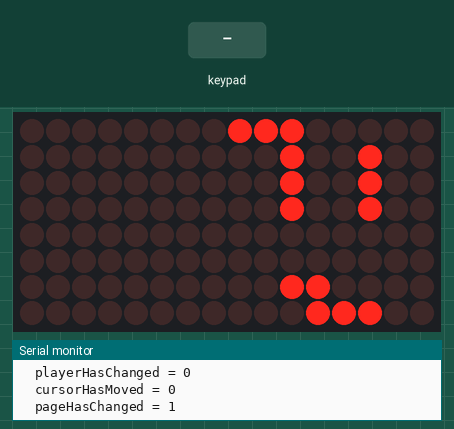
Recording of a sketch running on a simulated Arduino Uno, built with avr-gcc and run on an emulated ATmega328P. On the bench: 16×8 LED matrix, the last lines printed to the serial monitor. Wiring (inferred from the names in the program): 4×4 keypad with keys 1 2 3 A 4 5 6 B 7 8 9 C * 0 # D (labels assumed): rows pin 2, pin 3, pin 4, pin 5; columns pin 6, pin 7, pin 8, pin 9. The inputs (shaded band) are chosen by the test bench. Random numbers use the default seed unless the sketch sets one.

Above: at 1.23 s.
At 1.86 s:
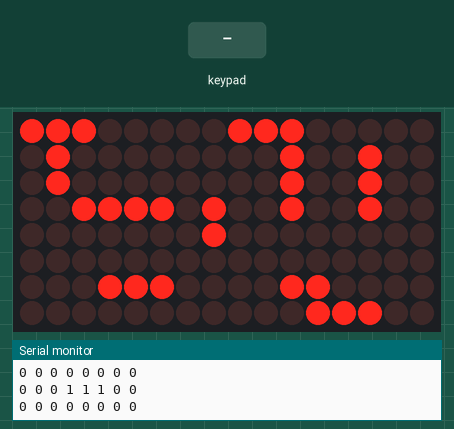
1.9 s: key '2' pressed
At 3.1 s:
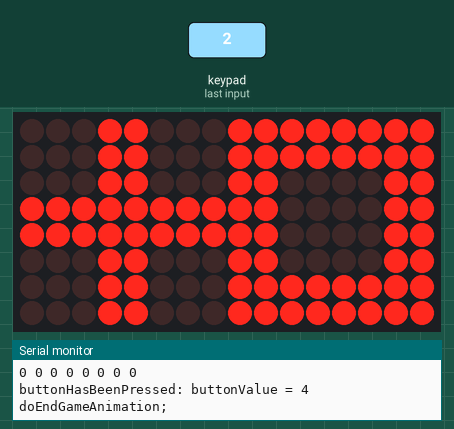
Timing chart, 0 to 4.9 s (numbered marks = the images above; inputs shaded):
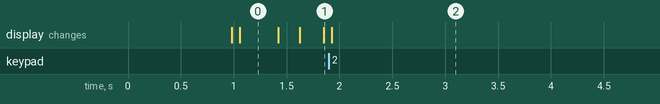

The sketch:

battleship3.ino
```cpp
/**
 *Matricile sunt compactate intr-o singura matrice, pentru
 *eficienta memoriei
 *  Un element din matrice are urmatoarea semnificatie
 *  [_,_,_,_,L2,L1,N2,N1] unde:
 *      N1 - pe aceasta pozitie, jucatorul 1 are nava
 *      L1 - pe aceasta pozitie, jucatorul 1 a lovit
 *      N2 - pe aceasta pozitie, jucatorul 2 are nava
 *      L2 - pe aceasta pozitie, jucatorul 2 a lovit
 *
 *
 **/
#include <LedControl.h>
LedControl lc = LedControl(12, 10, 11, 2);

//Method to generate ships for a single
void generateShipsForPlayer(byte mask);
//Method to generate ships at the start of the game
void generateShips();
//Method to start game
void startGame();
//Listen to key events
void listen();
//Setup the key event listener
void setupListener();
//Reads a column, return true if a button on that collons has been pressed
//Otherwise, returns false
bool readColumn(char columnNumber);
//Check enable one row to be checked for button presses
void scanRow(char rowNumber);
//Displays the matrix corresponding to <playerNumber/> on it's display
void displayView(byte playerNumber);
//Renders the ships for <playerNumber/> on it's display
void displayShips(byte playerNumber);
//Display the shots corresponding to <playerNumber/>
void displayPlayerShots(byte playerNumber);
//Display the hits corresponding to <playerNumber/>
void displayPlayerHits(byte playerNumber);
//Display  <playerNumber/> 's opponent shots
void displayOpponentShots(byte playerNumber);
//Generally displaying a view on a device
//Mask is used to retreive the wanted data from matrix
//For example: ships(P1 or P2), hits(P1 or P2),player shots, enemy shots
void displayMatrix(byte deviceId, byte mask);
//Does an animation: square for winner and cross for loser
void doEndGameAnimation();
//Called when an attack is initiated
void doAttack();

enum action
{
  enterAction = 0,
  moveCursorLeftAction = 3,
  moveCursorRightAction = 1,
  moveCursorDownAction = 2,
  moveCursorUpAction = 6,
  switchPageLeftAction = 7,
  switchPageRightAction = 5,
  retreatAction = 4
};
static const char row1 = 2;
static const char row2 = 3;
static const char row3 = 4;
static const char row4 = 5;
static const char colA = 6;
static const char colB = 7;
static const char colC = 8;
static const char colD = 9;

//Holds the data
byte matrix[8][8];
//Cursor position
byte cursorX;
byte cursorY;
//Cursor is visible only on some pages, depending on this field
byte cursorIsVisible;
//If cursor has moved, we will rerender the displays
bool cursorHasMoved;
byte currentPlayer;
//Holds the value of the button: 0-15
byte pressedButtonValue = -1;
//Used to check if any button has been pressed
byte noKey = 0;
bool readKey = false;
bool buttonPressed = false;
byte currentPageNumber[2]; // current page number for both players
byte cursorCount = -1;
bool pageHasChanged;
bool playerHasChanged;
byte endgame = 0;
byte playerHits[2];

void generateShipsForPlayer(byte mask)
{
  //Ships dimmensions
  byte ships[] = {4, 3, 3, 2, 2};
  Serial.print("\ngenerateShipsForPlayer: mask = ");
  Serial.println(mask);
  byte x = 0, y = 0, flag, j, orientation;
  //Iterate for each ship
  for (byte i = 0; i < 5; i++)
  {
    flag = 0;
    orientation = random() % 2; // 1 for horizontal, 0 for vertical
    if (orientation)
    {
      while (!flag)
      {
        //Start position for the ship
        x = random() % (8 - ships[i]);
        y = random() % 8;
        if (matrix[x][y] & mask)
          {
            /* (x,y) position for player already taken */
            continue;
          }
        else
        {
          /* fill the column*/
          char temp = x;
          flag = 1;
          for (j = 0; j < ships[i]; j++, temp++)
          {
            if (matrix[temp][y] & mask)
              {
                //position is taken
                flag = 0;
              }
          }
          if (!flag)
            {
              continue;
            }
          for (j = 0; j < ships[i]; j++, x++)
            {
              matrix[x][y] = matrix[x][y] | mask; //add 1 on the corresponding bit
            }
        }
      }
    }
    else
    {
      while (!flag)
      {
        x = random() % 8;
        y = random() % (8 - ships[i]);
        if (matrix[x][y] & mask)
            {
              Serial.print("*Position already taken");
              /* (x,y) position for player already taken */
              continue;
            }
        else
        {
          /* fill the row*/
          char temp = y;
          flag = 1;
          for (j = 0; j < ships[i]; j++, temp++)
          {
            if (matrix[x][temp] & mask)
              {
                flag = 0;
              }
          }
          if (!flag)
            {
              continue;
            }
          for (j = 0; j < ships[i]; j++, y++)
            {
              matrix[x][y] = matrix[x][y] | mask;
            }
        }
      }
    }
  }
  byte i;
  Serial.println("\tMatrix = "); //Print the matrix on serial
  for(i = 0; i < 8 ; i ++) {
    Serial.println("");
    for(j = 0; j < 8; j++) {
      if(matrix[i][j] & mask)
        {
          Serial.print("1-");
          Serial.print(matrix[i][j]);
          Serial.print(" ");
        }
      else {
          Serial.print("0-");
          Serial.print(matrix[i][j]);
          Serial.print(" ");
      }
    }
  }
  Serial.println("");
}

void generateShips()
{
  //mask = 1 for the first player
  generateShipsForPlayer(1);
  //mask = 2 for the second player
  generateShipsForPlayer(2);
}
void setup()
{
  Serial.begin(9600);
  setupListener();
  /*
   The MAX72XX is in power-saving mode on startup,
   we have to do a wakeup call
   */
  lc.shutdown(0, false);
  lc.shutdown(1, false);
  /* Set the brightness to a medium values */
  lc.setIntensity(0, 1);
  lc.setIntensity(1, 1);
  /* and clear the display */
  lc.clearDisplay(0);
  lc.clearDisplay(1);
  randomSeed(analogRead(0));
  //Start the game with no default first player
  startGame(-1);
}
void displayViews() {
  if(!pageHasChanged && !cursorHasMoved && !playerHasChanged)
    return;
  Serial.println("\ndisplayViews: displaying the views");
  //Display view for player 1
  displayView(1);
  //Display view for player 0
  displayView(0);
}

void doEndGameAnimation() {
  static byte alreadyDone; //we wil display the animation only once. No unnecesarry calls will be made
  if(alreadyDone) return;
  alreadyDone = 1;
  Serial.print("doEndGameAnimation;");
  byte loserPlayer = endgame - 1;
  byte winner = (loserPlayer + 1) % 2;
  lc.clearDisplay(loserPlayer);
  lc.setRow(loserPlayer, 3, B11111111);
  lc.setRow(loserPlayer, 4, B11111111);
  lc.setColumn(loserPlayer, 3, B11111111);
  lc.setColumn(loserPlayer, 4, B11111111);
  lc.clearDisplay((loserPlayer+1)%2);
  lc.setRow((loserPlayer+1)%2,0,B11111111);
  lc.setRow((loserPlayer+1)%2,1,B11111111);
  lc.setRow((loserPlayer+1)%2,6,B11111111);
  lc.setRow((loserPlayer+1)%2,7,B11111111);
  lc.setColumn((loserPlayer+1)%2, 0, B11111111);
  lc.setColumn((loserPlayer+1)%2, 1, B11111111);
  lc.setColumn((loserPlayer+1)%2, 6, B11111111);
  lc.setColumn((loserPlayer+1)%2, 7, B11111111);
}

void loop() {
  delay(10);
  if(endgame) {
    //Check if the game has ended
    doEndGameAnimation();
    return;
  }
  listen(); //Check for button presses
  if(buttonPressed) {
    buttonHasBeenPressed(); //Callback for button pressed
  }
  //First display view, after that display cursor
  //Otherwise, the view will override the cursor
  displayViews();
  displayCursor();
  //Set flags to default
  cursorHasMoved = false;
  buttonPressed = false;
  pageHasChanged = false;
  playerHasChanged = false;
}

void doAttack() {
  //do attack only on player's shots page (page 1 if starting at 0)
  if(currentPageNumber[currentPlayer] != 1 || !cursorIsVisible)
    return;
  Serial.println("\ndoAttack");
  byte enemyPlayer = (currentPlayer + 1) % 2; //get enemy player number
  byte playerShotsMask = 4<<currentPlayer; // get player mask for shots
  byte enemyShipsMask = 1<< enemyPlayer; // get enemy mask for ships
  if(matrix[cursorX][cursorY] & playerShotsMask) {
    Serial.println("\n !!! Player already attacked at this position");
    //This position has already been attackef
    return;
  }
  matrix[cursorX][cursorY] = matrix[cursorX][cursorY] | playerShotsMask; // save the attack in the matrix
  if(matrix[cursorX][cursorY] & enemyShipsMask) { //The attack is a hit
  Serial.println("It's a HIT");
    playerHits[currentPlayer]++; //Increment the number of hits
    if(playerHits[currentPlayer] == 14)
      endgame = enemyPlayer+1; //if the player has 14 hits, the enemy has lost the game
  } else {
  Serial.println("It's a MISS");
    //the attack is a miss
    currentPlayer = enemyPlayer;
    playerHasChanged = true;
  }
}

void buttonHasBeenPressed() {
  Serial.print("\nbuttonHasBeenPressed: buttonValue = ");
  Serial.println(pressedButtonValue);
  if (pressedButtonValue == enterAction) {//On enter action, attack
    doAttack();
  } else if (pressedButtonValue == moveCursorLeftAction) {
    cursorHasMoved = true;
    cursorX = cursorX == 0 ? 7 : cursorX - 1; //compute new cursor position
  } else if (pressedButtonValue == moveCursorDownAction) {
    cursorHasMoved = true;
    cursorY = cursorY == 0 ? 7 : cursorY - 1;//compute new cursor position
  } else if (pressedButtonValue == moveCursorRightAction) {
    cursorHasMoved = true;
    cursorX = (cursorX + 1) % 8;//compute new cursor position
  } else if (pressedButtonValue == moveCursorUpAction) {
    cursorHasMoved = true;
    cursorY = (cursorY + 1) % 8;//compute new cursor position
  } else if (pressedButtonValue == switchPageLeftAction) {
    pageHasChanged = true;
    //compute new page number
    currentPageNumber[currentPlayer] = currentPageNumber[currentPlayer] == 0 ? 3 : currentPageNumber[currentPlayer] - 1;
  } else if (pressedButtonValue == switchPageRightAction) {
    pageHasChanged = true;
    //compute new page number
    currentPageNumber[currentPlayer] = (currentPageNumber[currentPlayer] + 1) % 4; // 4 = number of pages
  } else if (pressedButtonValue == retreatAction) {
    endgame = 1 + currentPlayer; // automatically end the game
    cursorCount = 0;
    cursorIsVisible = false;
  }
}

void displayCursor() {
  cursorCount++;
  //Display only if cursor should be visible
  if( !cursorIsVisible ) return;
  //Set led to ON only when count == 0, to avoid unnecessary calls
  if(cursorCount == 0) {
    lc.setLed(currentPlayer,cursorX,cursorY,true);
    return;
  }
  //Set led to OFF only when count == 50, to avoid unnecessary calls
  if (cursorCount == 20) {
    lc.setLed(currentPlayer, cursorX, cursorY, false);
    return;
  }
  //When count > max, reset the counter
  if(cursorCount > 40 ) {
    cursorCount = -1;
    return;
  }
  //IF cursor has moved, display the cursor in it's new position with it's current state
  if(cursorHasMoved) {
    Serial.println("displayCursor: cursorHasMoved");
    if(cursorCount < 50) {
      //Cursor's state was ON, and will remain so
      lc.setLed(currentPlayer,cursorX,cursorY,true);
    } else {
      //Cursor's state was ON, and will remain so
      lc.setLed(currentPlayer,cursorX,cursorY,false);
    }

  }
}
//playerNumber = 0 or 1
void displayView(byte playerNumber) {
  byte pageNumber = currentPageNumber[playerNumber];
  byte willDisplay = 0;
  Serial.print("\n\tdisplayView: pageNumber = ");
  Serial.print(pageNumber);
  Serial.print(";\n\tplayerNumber = ");
  Serial.print(playerNumber);
  Serial.print("\n\tplayerHasChanged = ");
  Serial.print(playerHasChanged);
  Serial.print("\n\tcursorHasMoved = ");
  Serial.print(cursorHasMoved);
  Serial.print("\n\tpageHasChanged = ");
  Serial.print(pageHasChanged);
  if (pageNumber == 0) {
    displayShips(playerNumber);
  } else if (pageNumber == 1) {
    displayPlayerShots(playerNumber);
  } else if (pageNumber == 2) {
    displayPlayerHits(playerNumber);
  } else if (pageNumber == 3) {
    displayOpponentShots(playerNumber);
  }
}

void displayShips(byte playerNumber) {

  byte mask = 1 << playerNumber;
  Serial.print("\ndisplayShips; playerNumber = ");
  Serial.print(playerNumber);
  Serial.print("; mask = ");
  Serial.print(mask);
  displayMatrix(playerNumber, mask); //call displayMatrix with player's ship mask
}

void displayPlayerShots(byte playerNumber) {

  byte mask = 4 << playerNumber;
  Serial.print("\ndisplayPlayerShots; playerNumber = ");
  Serial.print(playerNumber);
  Serial.print("; player shots mask = ");
  Serial.print(mask);
  displayMatrix(playerNumber, mask); //call displayMatrix with player's shots mask
}

void displayPlayerHits(byte playerNumber) {
  byte i, j, playerShotsMask, opponentShipsMask;
  playerShotsMask = 4 << playerNumber; // get player's shots mask
  opponentShipsMask = 1 << ((1 + playerNumber) % 2); // get opponent's ship mask
  Serial.print("\ndisplayPlayerHits; playerNumber = ");
  Serial.print(playerNumber);
  Serial.print("; player shots mask = ");
  Serial.print(playerShotsMask);
  Serial.print("; opponentShipMask = ");
  Serial.println(opponentShipsMask);
  Serial.println("*Mask");
  for (i = 0; i < 8; i++) //iterate through the matrix
  {
    Serial.println("");
    for (j = 0; j < 8; j++)
    {
      //If player shot (i,j) position and oponent has a ship on that position
      if ((matrix[i][j] & playerShotsMask) && (matrix[i][j] & opponentShipsMask))
        {
          //player has a shot on this position and opponent has a ship
          Serial.print("1-");
          Serial.print(matrix[i][j]);
          Serial.print(' ');
          setLed(playerNumber, i, j, true);
        }
      else
        {
          Serial.print("1-");
          Serial.print(matrix[i][j]);
          Serial.print(' ');
          setLed(playerNumber, i, j, false);
        }
    }
  }
}

void displayOpponentShots(byte playerNumber) {
  //get corresponding masks
  byte opponentPlayer = (currentPlayer + 1) % 2;
  byte opponentMask = 4 << opponentPlayer;
  Serial.print("\ndisplayOpponentShots; playerNumber = ");
  Serial.print(playerNumber);
  Serial.print("; opponentMask = ");
  Serial.print(opponentMask);
  displayMatrix(playerNumber, opponentMask); // call displayMatrix with corresponding masks
}

void displayMatrix(byte deviceId, byte mask) {
  Serial.print("\ndisplayMatrix: deviceId = ");
  Serial.print(deviceId);
  Serial.print("; mask = ");
  Serial.print(mask);
  Serial.print("; \n*Matrix = ");

  byte i, j;
  for (i = 0; i < 8; i++)
  {
      Serial.println("");
    for (j = 0; j < 8; j++)
    {
      if (matrix[i][j] & mask)
        {
          //Masking is true
          setLed(deviceId, i, j, true);
          Serial.print("1 ");
        }
      else
        { //Masking is false
          setLed(deviceId, i, j, false);
          Serial.print("0 ");
        }
    }
  }
}

//Method used to avoid changing the led where the cursor sits,
// if it's visible, and only for the current player
void setLed(byte deviceId, byte row, byte column, bool value) {
  if(cursorIsVisible && row == cursorX && column == cursorY && deviceId == currentPlayer)
   return;
  lc.setLed(deviceId, row, column, value);
}


void startGame(byte firstPlayer)
{
  Serial.println("START game");
  if(firstPlayer == 1 ) currentPlayer = 1;
  else currentPlayer == 0;
  currentPageNumber[0] = 0;
  currentPageNumber[1] = 0;
  generateShips();
  cursorIsVisible = true;
  pageHasChanged = true;
}
void listen()
{
  if (noKey == 16)
  {                 // no keys were pressed
    readKey = true; // keyboard is ready to accept a new keypress
  }
  noKey = 0;
  char rowCounter = 0;
  char columnCounter = 0; // column counter
  for (rowCounter = row1; rowCounter < (row4 + 1); rowCounter++)
  {
    scanRow(rowCounter); // switch on one row at a time
    for (columnCounter = colA; columnCounter < colD + 1; columnCounter++)
    {
      if (readColumn(columnCounter)) // read the switch pressed
      {                              //the button has been pressed
        pressedButtonValue = (rowCounter - row1) + 4 * (columnCounter - colA);
      }
      else
      {
        noKey++; // counter for number of empty columns
      }
    }
  }
  if (readKey == true && noKey == 15)
  {
    // a key has been pressed
    buttonPressed = true;
    readKey = false; // reset the flag
  }
}


void setupListener()
{
  pinMode(row1, OUTPUT);
  pinMode(row2, OUTPUT);
  pinMode(row3, OUTPUT);
  pinMode(row4, OUTPUT);
  pinMode(colA, INPUT_PULLUP);
  pinMode(colB, INPUT_PULLUP);
  pinMode(colC, INPUT_PULLUP);
  pinMode(colD, INPUT_PULLUP);
}

bool readColumn(char columnNumber)
{
  //digitalRead returns 0 when button was pressed
  char foundColumn = digitalRead(columnNumber) ? false : true;
  return foundColumn;
}

void scanRow(char rowNumber)
{
  for (char j = row1; j < (row4 + 1); j++)
  {
    digitalWrite(j, HIGH);
  }
  digitalWrite(rowNumber, LOW); // switch on one row
}
```
